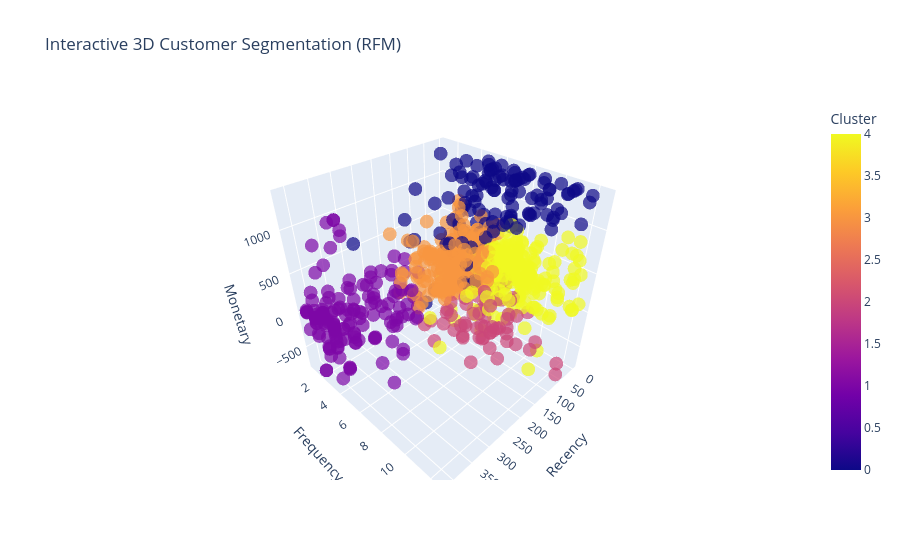

Here is the notebook cell this chart was saved with:
### Code cell
import plotly.express as px

# Create the 3D scatter plot
fig = px.scatter_3d(
    data_frame=rfm_w,
    x='Recency', 
    y='Frequency', 
    z='Monetary',
    # Using the column directly (as int) works fine for color
    color='Cluster', 
    title='Interactive 3D Customer Segmentation (RFM)',
    opacity=0.7,
    # Use the column names that actually exist in your dataframe
    hover_data=['Customer ID', 'Segment'] 
)

# Sorting the legend so it appears numerically
fig.update_layout(legend=dict(traceorder="normal"))
fig.show()

### Figure 1 — Plotly figure (JSON) as saved in the notebook; plotly's stock layout.template omitted (floating-point values rounded to 4 significant figures; data arrays with more than 128 entries replaced by an {"elided": "..."} marker saying what was removed)
{"data": [{"customdata": {"elided": "793x2 str values"}, "hovertemplate": "Recency=%{x}<br>Frequency=%{y}<br>Monetary=%{z}<br>Customer ID=%{customdata[0]}<br>Segment=%{customdata[1]}<br>Cluster=%{marker.color}<extra></extra>", "legendgroup": "", "marker": {"color": {"elided": "793 int values"}, "coloraxis": "coloraxis", "opacity": 0.7, "symbol": "circle"}, "mode": "markers", "name": "", "scene": "scene", "showlegend": false, "type": "scatter3d", "x": {"elided": "793 float values"}, "y": {"elided": "793 float values"}, "z": {"elided": "793 float values"}}], "layout": {"coloraxis": {"colorbar": {"title": {"text": "Cluster"}}, "colorscale": [[0, "#0d0887"], [0.1111, "#46039f"], [0.2222, "#7201a8"], [0.3333, "#9c179e"], [0.4444, "#bd3786"], [0.5556, "#d8576b"], [0.6667, "#ed7953"], [0.7778, "#fb9f3a"], [0.8889, "#fdca26"], [1, "#f0f921"]]}, "legend": {"tracegroupgap": 0, "traceorder": "normal"}, "scene": {"domain": {"x": [0, 1], "y": [0, 1]}, "xaxis": {"title": {"text": "Recency"}}, "yaxis": {"title": {"text": "Frequency"}}, "zaxis": {"title": {"text": "Monetary"}}}, "title": {"text": "Interactive 3D Customer Segmentation (RFM)"}}}
